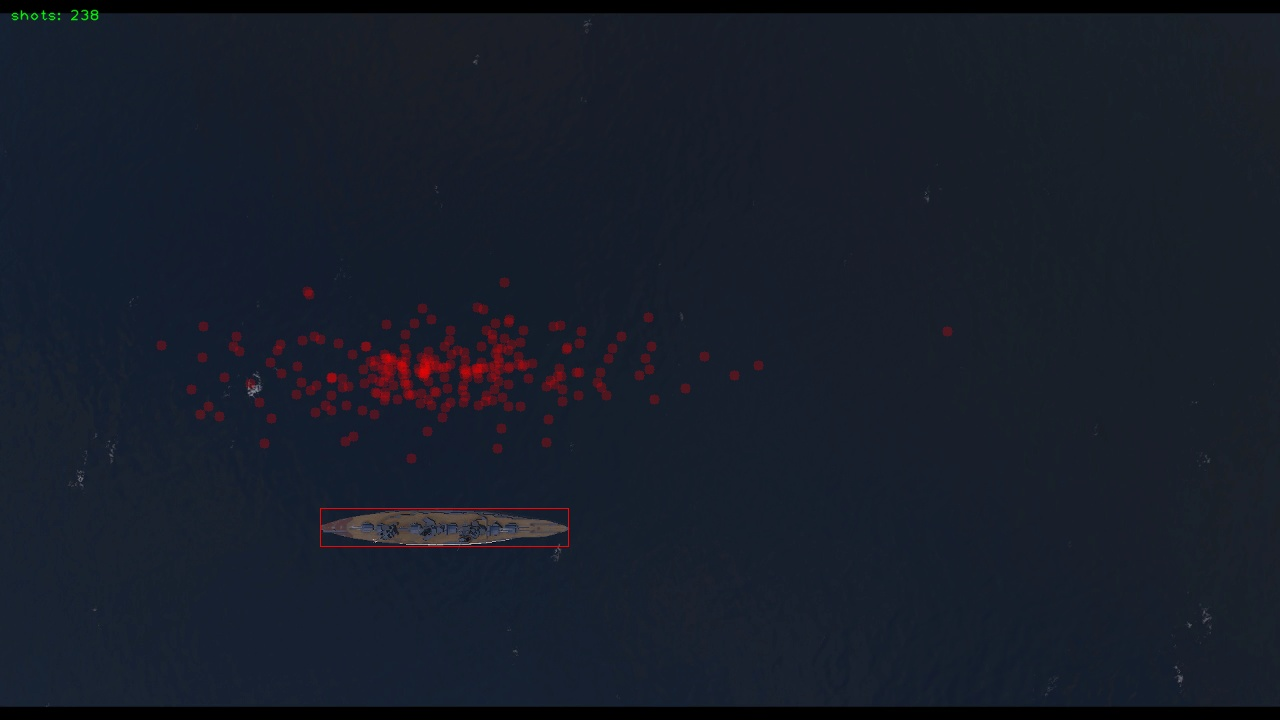
#> input picture examples/Stalingrad_ap_asm1.jpg, 1280 x 720 px
$ python -i helper.py   (imports and definitions only)   (older library calls are emulated)
#> lines starting #> are read from the running program, lines starting #| are printed output that depends on the picture; after the words box and inside, x2 and y2 are one past the last pixel; in counts of white or black regions, pixels touching at a corner belong together
#> further down, picture is the input picture: shape (720, 1280, 3); mean B, G, R 41.7, 29.5, 23.6
import os
import cv2
import json
import csv
import numpy as np
from .shell import Shell, Point


def drawCrosshairs(img, cx, cy, color):
	cv2.line(img, (cx - 5, cy), (cx + 5, cy), color, 1)
	cv2.line(img, (cx, cy - 5), (cx, cy + 5), color, 1)


# [15 lines left out: functions drawEllipse, drawTransparentCircle, not called in this run]


def measureFuso(frame):
	lower_color = np.array([0, 0, 0])
	upper_color = np.array([180, 255, 60])

	mask = cv2.cvtColor(frame, cv2.COLOR_BGR2HSV)
#> mask: shape (720, 1280, 3); mean H, S, V 107.7, 121.2, 42.8
	mask = cv2.inRange(mask, lower_color, upper_color)
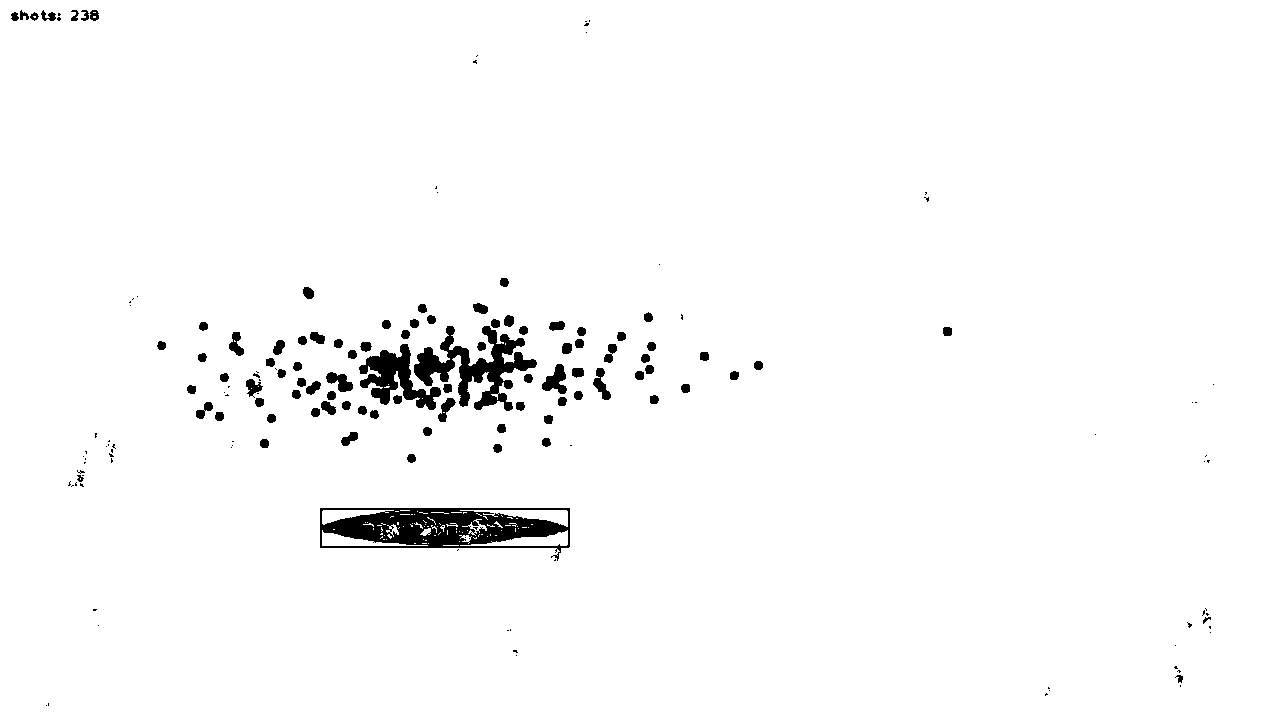
#> mask: shape (720, 1280); 97.7% white; 171 black regions (81 under 20 px), largest, box (x1, y1, x2, y2) and area: (320, 508, 570, 561) 6803, (414, 326, 537, 411) 3925, (359, 344, 441, 410) 2258
	mask = cv2.morphologyEx(mask, cv2.MORPH_CLOSE, cv2.getStructuringElement(cv2.MORPH_RECT,(3, 3)))
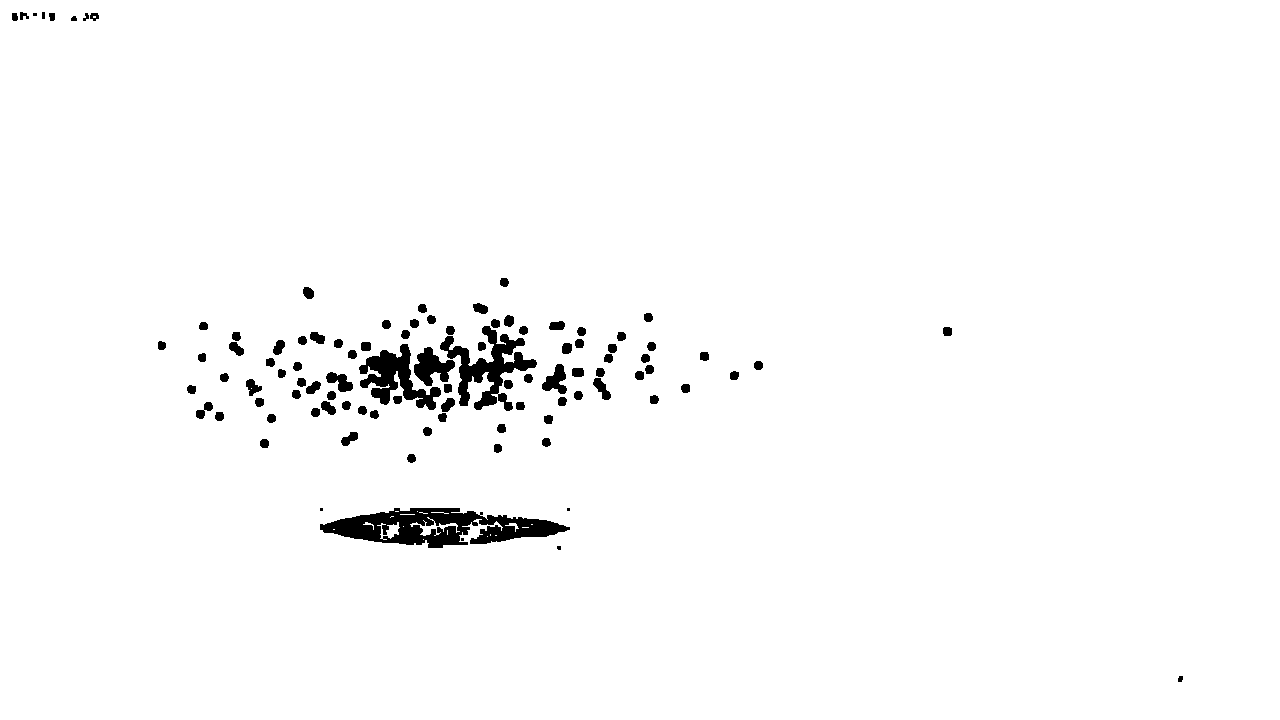
#> mask: shape (720, 1280); 97.9% white; 100 black regions (5 under 20 px), largest, box (x1, y1, x2, y2) and area: (320, 508, 570, 548) 5409, (440, 326, 537, 411) 2902, (359, 344, 441, 410) 2249
	mask = cv2.morphologyEx(mask, cv2.MORPH_OPEN, cv2.getStructuringElement(cv2.MORPH_RECT,(5, 5)))
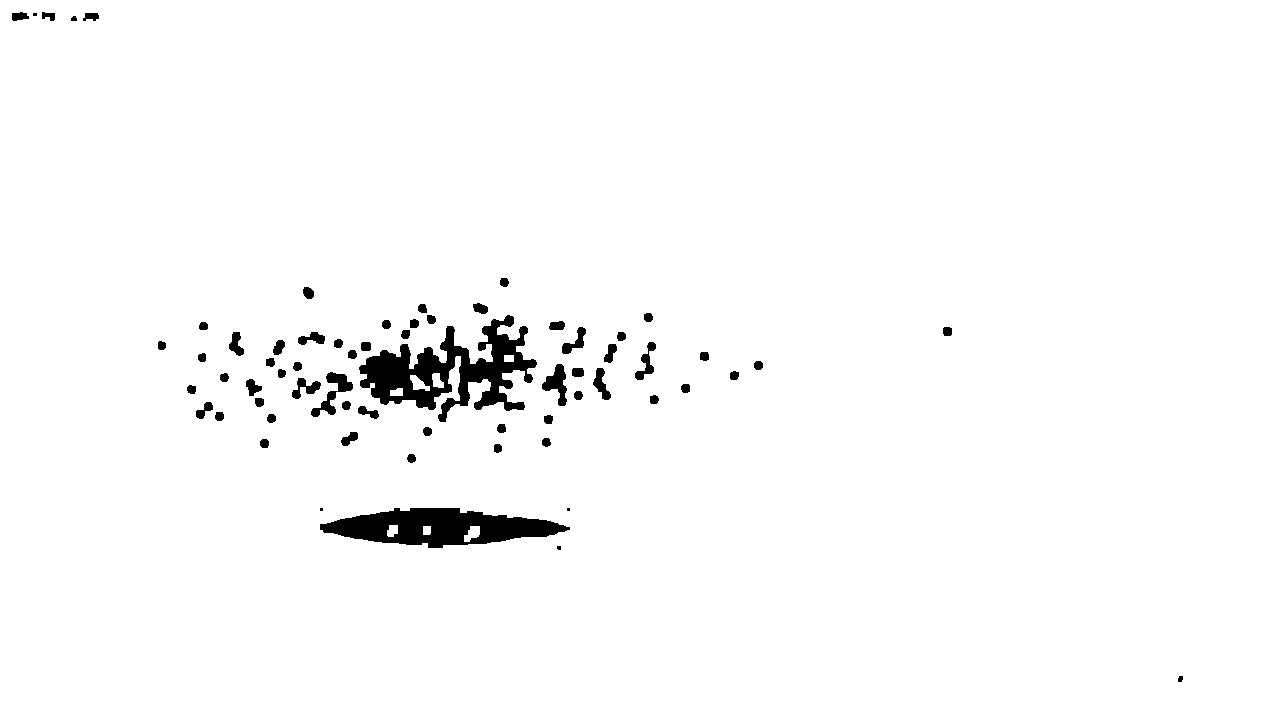
#> mask: shape (720, 1280); 97.8% white; 66 black regions (4 under 20 px), largest, box (x1, y1, x2, y2) and area: (359, 315, 537, 422) 7616, (320, 508, 570, 548) 6016, (311, 372, 353, 417) 608
	mask = cv2.erode(mask, cv2.getStructuringElement(cv2.MORPH_RECT,(3, 3)))
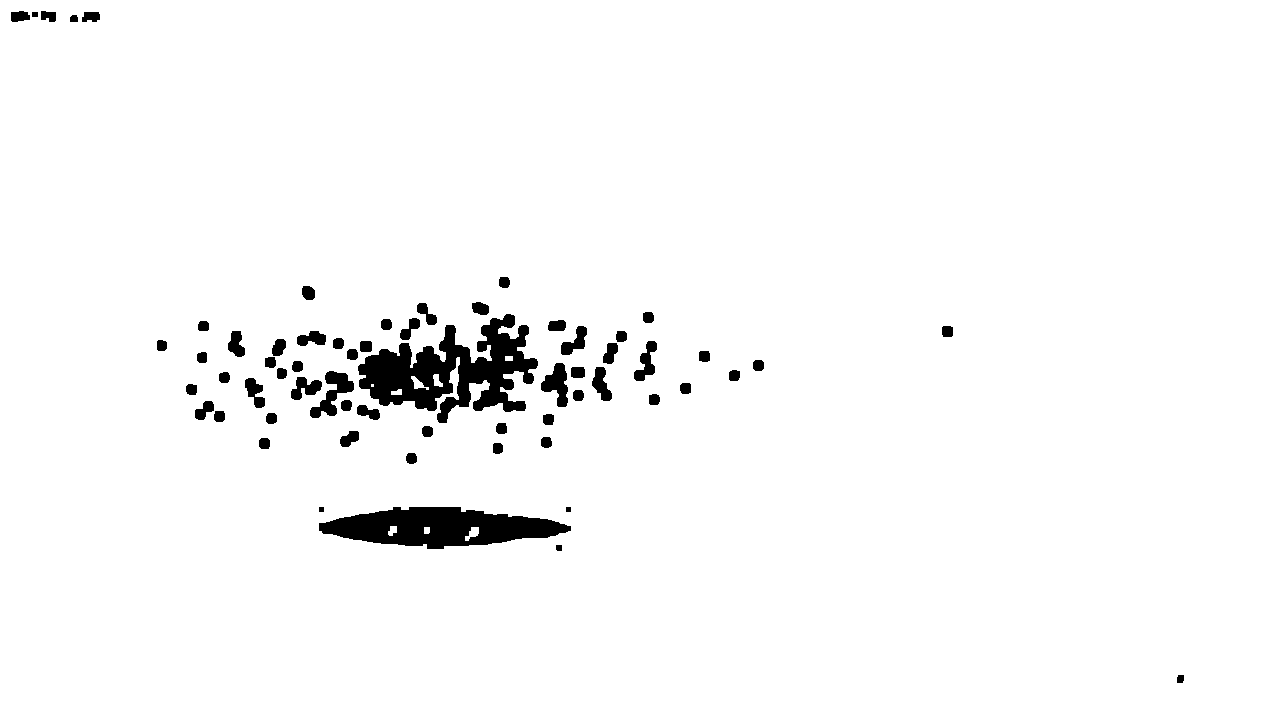
#> mask: shape (720, 1280); 97.1% white; 63 black regions, largest, box (x1, y1, x2, y2) and area: (358, 314, 538, 423) 9218, (319, 507, 571, 549) 6750, (310, 371, 354, 418) 832
	mask = cv2.bitwise_not(mask)
#> mask: shape (720, 1280); 2.9% white; 63 white regions
	_, contours, _ = cv2.findContours(mask, cv2.RETR_EXTERNAL, cv2.CHAIN_APPROX_NONE)
#> contours = 63 contours, 2 with area under 20; largest, box (x1, y1, x2, y2) and area: (358, 314, 538, 423) 8946, (319, 507, 571, 549) 6698, (310, 371, 354, 418) 740, (541, 363, 568, 407) 608, (634, 341, 657, 381) 385

	max_area = 0.
	max_idx = 0
	for i, cnt in enumerate(contours):
		area = cv2.contourArea(cnt)
		if area > max_area:
			max_idx = i
			max_area = area
#> this loop made 63 passes
#> (area, max_area) on passes 1, 4, 53: (39, 39), (6698, 6698), (8946.5, 8946.5)
#> area on passes 2, 6, 7, 8, 9, 10: 24.5, 87, 83, 92.5, 88, 178.5
#> after the loop, max_area = 8946.5; max_idx = 52

	rect = cv2.minAreaRect(contours[max_idx])
#> rect = ((448.1, 374.3), (179.6, 97.67), -10.39)
	box = np.int0(cv2.boxPoints(rect))
#> box = [[368, 438], [351, 342], [527, 310], [545, 406]]
	fuso_length = max([np.linalg.norm(box[0] - box[1]), np.linalg.norm(box[1] - box[2])])
#> fuso_length = 178.9
	return fuso_length, box


# [13 lines left out: functions saveData, saveSnapshot, not called in this run]


def isNotOutlier(value, data, m=5):
	return abs(value - np.mean(data)) < m * np.std(data)


# [45 lines left out: functions excludeOutliers, calibrateData, saveCalibratedData, saveCalibratedDataCsv, not called in this run]

>>> import cv2
>>> picture = cv2.imread('../examples/Stalingrad_ap_asm1.jpg')
>>> result = measureFuso(picture)
#> result = (178.9, [[368, 438], [351, 342], [527, 310], [545, 406]])
